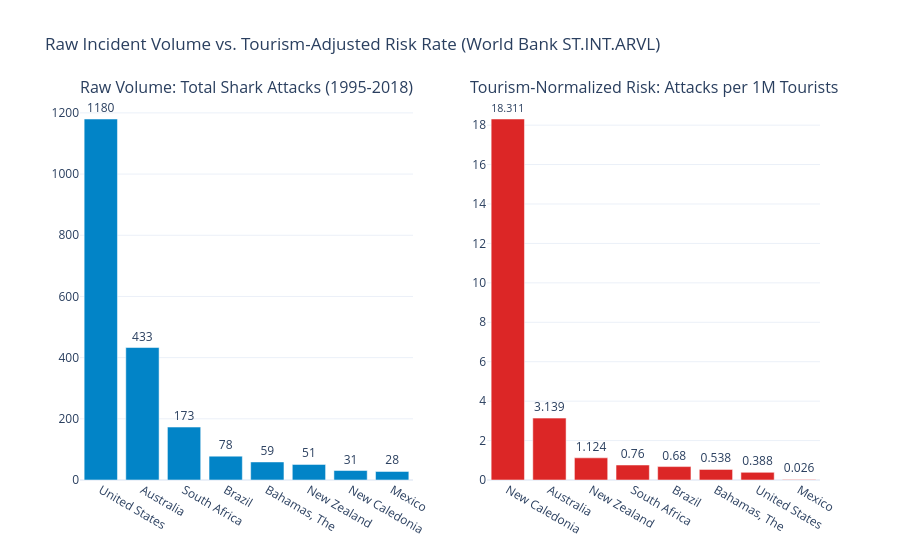
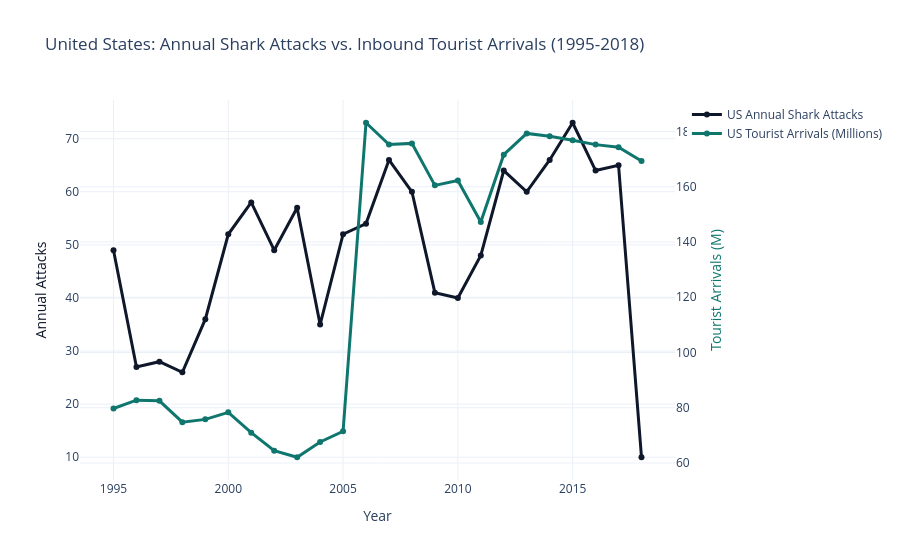

The code cell stored with these charts, in order, in its notebook:
### Markdown cell above
## External Bonus Indicator — Tourism-Normalized Shark Attack Risk `[+1 pt]`

### Indicator Explanation
- **Calculation:** Joined annual shark attack counts with World Bank inbound tourist arrivals on `(Country_clean, Year)` across **1995-2018**, then calculated:
  $$\text{Attacks per 1 Million Tourists} = \frac{\text{Annual Attacks}}{\text{Inbound Tourist Arrivals}} \times 1{,}000{,}000$$
  Computed both **Pearson ($r$)** and **Spearman ($\rho$)** correlation coefficients across country-year observations.
- **What it represents:** Separates raw encounter volume (driven by sheer tourist traffic) from relative per-visitor encounter risk.
- **Interpretation:**
  - A strong positive correlation (**Pearson $r = 0.5967, p < 0.001$**) confirms that nations welcoming massive tourism flows naturally experience more total shark encounters over time.
  - Normalizing by tourist arrivals completely **reverses the country risk ranking**: the United States leads raw attacks (1,180) yet exhibits a very low exposure rate (**0.39 attacks / 1M tourists**), whereas **Australia (3.14)** is ~8x higher and **New Caledonia (18.31)** displays the highest tourist-adjusted risk among top affected destinations.

### Code cell
# Execute External Tourism Bonus analysis
bonus = query_tourism_enrichment(merged_tourism)

print(f"Global Pearson correlation (Arrivals vs. Attacks): r = {bonus['pearson_corr']:.4f} (p = {bonus['pearson_pval']:.4e})")
print(f"Global Spearman rank correlation: rho = {bonus['spearman_corr']:.4f} (p = {bonus['spearman_pval']:.4e})")

print('\n--- Top 8 Countries: Raw Attacks vs. Attacks per 1 Million Tourists (1995-2018) ---')
display(bonus['country_comparison'])
bonus['fig_comparison'].show()
bonus['fig_dual_axis'].show()

### Figure 1 — Plotly figure (JSON) as saved in the notebook; plotly's stock layout.template omitted (floating-point values rounded to 4 significant figures)
{"data": [{"marker": {"color": "#0284C7"}, "name": "Total Attacks", "text": [1180.0, 433.0, 173.0, 78.0, 59.0, 51.0, 31.0, 28.0], "textposition": "outside", "type": "bar", "x": ["United States", "Australia", "South Africa", "Brazil", "Bahamas, The", "New Zealand", "New Caledonia", "Mexico"], "xaxis": "x", "y": [1180, 433, 173, 78, 59, 51, 31, 28], "yaxis": "y"}, {"marker": {"color": "#DC2626"}, "name": "Attacks / 1M Tourists", "text": [18.31, 3.139, 1.124, 0.76, 0.68, 0.538, 0.388, 0.026], "textposition": "outside", "type": "bar", "x": ["New Caledonia", "Australia", "New Zealand", "South Africa", "Brazil", "Bahamas, The", "United States", "Mexico"], "xaxis": "x2", "y": [18.31, 3.139, 1.124, 0.76, 0.68, 0.538, 0.388, 0.026], "yaxis": "y2"}], "layout": {"annotations": [{"font": {"size": 16}, "showarrow": false, "text": "Raw Volume: Total Shark Attacks (1995-2018)", "x": 0.225, "xanchor": "center", "xref": "paper", "y": 1.0, "yanchor": "bottom", "yref": "paper"}, {"font": {"size": 16}, "showarrow": false, "text": "Tourism-Normalized Risk: Attacks per 1M Tourists", "x": 0.775, "xanchor": "center", "xref": "paper", "y": 1.0, "yanchor": "bottom", "yref": "paper"}], "showlegend": false, "title": {"text": "Raw Incident Volume vs. Tourism-Adjusted Risk Rate (World Bank ST.INT.ARVL)"}, "xaxis": {"anchor": "y", "domain": [0.0, 0.45]}, "xaxis2": {"anchor": "y2", "domain": [0.55, 1.0]}, "yaxis": {"anchor": "x", "domain": [0.0, 1.0]}, "yaxis2": {"anchor": "x2", "domain": [0.0, 1.0]}}}

### Figure 2 — Plotly figure (JSON) as saved in the notebook; plotly's stock layout.template omitted (floating-point values rounded to 4 significant figures)
{"data": [{"line": {"color": "#0F172A", "width": 3}, "mode": "lines+markers", "name": "US Annual Shark Attacks", "type": "scatter", "x": [1995, 1996, 1997, 1998, 1999, 2000, 2001, 2002, 2003, 2004, 2005, 2006, 2007, 2008, 2009, 2010, 2011, 2012, 2013, 2014, 2015, 2016, 2017, 2018], "y": [49, 27, 28, 26, 36, 52, 58, 49, 57, 35, 52, 54, 66, 60, 41, 40, 48, 64, 60, 66, 73, 64, 65, 10]}, {"line": {"color": "#0F766E", "width": 3}, "mode": "lines+markers", "name": "US Tourist Arrivals (Millions)", "type": "scatter", "x": [1995, 1996, 1997, 1998, 1999, 2000, 2001, 2002, 2003, 2004, 2005, 2006, 2007, 2008, 2009, 2010, 2011, 2012, 2013, 2014, 2015, 2016, 2017, 2018], "y": [79.73, 82.76, 82.53, 74.77, 75.8, 78.34, 70.97, 64.43, 62.08, 67.61, 71.48, 183.2, 175.3, 175.7, 160.5, 162.3, 147.3, 171.6, 179.3, 178.3, 176.9, 175.3, 174.3, 169.3], "yaxis": "y2"}], "layout": {"title": {"text": "United States: Annual Shark Attacks vs. Inbound Tourist Arrivals (1995-2018)"}, "xaxis": {"title": {"text": "Year"}}, "yaxis": {"title": {"font": {"color": "#0F172A"}, "text": "Annual Attacks"}}, "yaxis2": {"overlaying": "y", "side": "right", "title": {"font": {"color": "#0F766E"}, "text": "Tourist Arrivals (M)"}}}}
